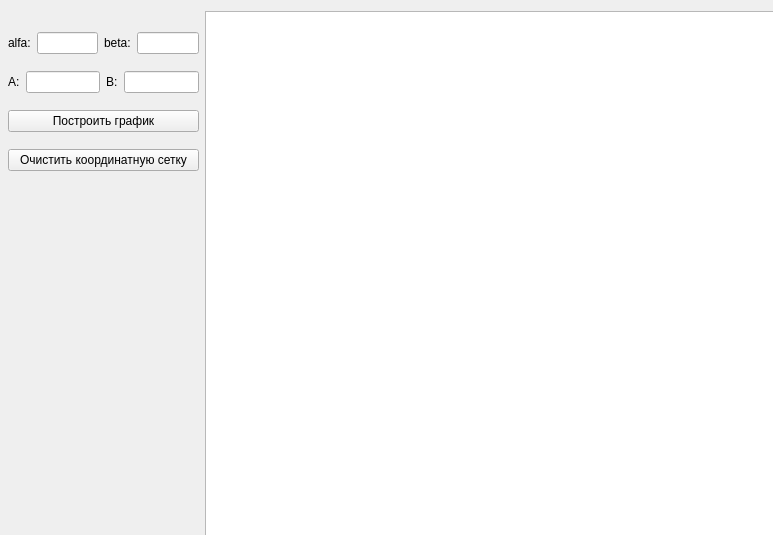
<?xml version="1.0" encoding="UTF-8"?>
<ui version="4.0">
 <class>Form</class>
 <widget class="QWidget" name="Form">
  <property name="geometry">
   <rect>
    <x>0</x>
    <y>0</y>
    <width>773</width>
    <height>535</height>
   </rect>
  </property>
  <property name="sizePolicy">
   <sizepolicy hsizetype="Maximum" vsizetype="Maximum">
    <horstretch>0</horstretch>
    <verstretch>0</verstretch>
   </sizepolicy>
  </property>
  <property name="maximumSize">
   <size>
    <width>846</width>
    <height>678</height>
   </size>
  </property>
  <property name="windowTitle">
   <string>Form</string>
  </property>
  <widget class="PlotWidget" name="graphicsView">
   <property name="geometry">
    <rect>
     <x>205</x>
     <y>11</y>
     <width>621</width>
     <height>651</height>
    </rect>
   </property>
  </widget>
  <widget class="QWidget" name="layoutWidget">
   <property name="geometry">
    <rect>
     <x>8</x>
     <y>21</y>
     <width>191</width>
     <height>161</height>
    </rect>
   </property>
   <layout class="QVBoxLayout" name="verticalLayout">
    <item>
     <layout class="QHBoxLayout" name="horizontalLayout_2">
      <item>
       <widget class="QLabel" name="label_2">
        <property name="text">
         <string>alfa:</string>
        </property>
       </widget>
      </item>
      <item>
       <widget class="QLineEdit" name="alfa_Edit"/>
      </item>
      <item>
       <widget class="QLabel" name="label">
        <property name="text">
         <string>beta:</string>
        </property>
       </widget>
      </item>
      <item>
       <widget class="QLineEdit" name="beta_Edit"/>
      </item>
     </layout>
    </item>
    <item>
     <layout class="QHBoxLayout" name="horizontalLayout_4">
      <item>
       <widget class="QLabel" name="label_5">
        <property name="text">
         <string>A:</string>
        </property>
       </widget>
      </item>
      <item>
       <widget class="QLineEdit" name="A_Edit"/>
      </item>
      <item>
       <widget class="QLabel" name="label_6">
        <property name="text">
         <string>B:</string>
        </property>
       </widget>
      </item>
      <item>
       <widget class="QLineEdit" name="B_Edit"/>
      </item>
     </layout>
    </item>
    <item>
     <widget class="QPushButton" name="createButt">
      <property name="text">
       <string>Построить график</string>
      </property>
     </widget>
    </item>
    <item>
     <widget class="QPushButton" name="clearButt">
      <property name="text">
       <string>Очистить координатную сетку</string>
      </property>
      <property name="autoDefault">
       <bool>false</bool>
      </property>
      <property name="default">
       <bool>false</bool>
      </property>
     </widget>
    </item>
   </layout>
  </widget>
 </widget>
 <customwidgets>
  <customwidget>
   <class>PlotWidget</class>
   <extends>QGraphicsView</extends>
   <header>pyqtgraph</header>
  </customwidget>
 </customwidgets>
 <resources/>
 <connections/>
</ui>
